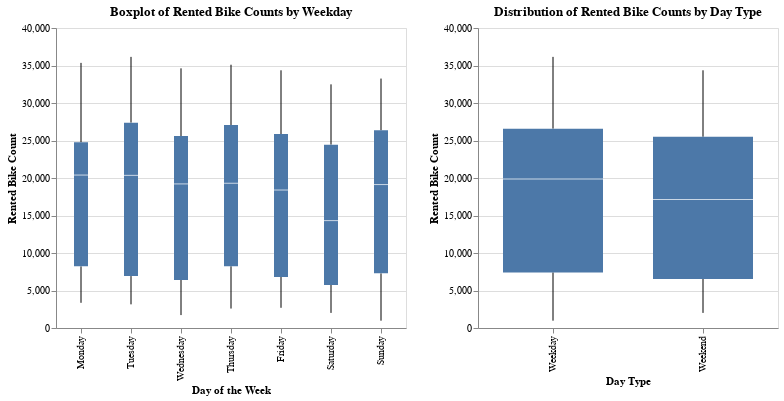

Notebook code for this chart:
### Code cell
daily_bike_sum = FunctionBike.groupby(["Date"])["Rented Bike Count"].sum().reset_index()
daily_bike_sum['Weekday'] = daily_bike_sum['Date'].dt.dayofweek
daily_bike_sum['WeekdayOrNot'] = daily_bike_sum['Weekday'].apply(lambda x: 1 if x < 5 else 0)
daily_bike_sum['WeekdayOrNot'] = daily_bike_sum['WeekdayOrNot'].astype('category')
daily_bike_sum

# Map 'WeekdayOrNot' to more descriptive labels for better readability in the plot
daily_bike_sum['Day Type'] = daily_bike_sum['WeekdayOrNot'].map({1: 'Weekday', 0: 'Weekend'})

# Create the box plot
chart_workday = alt.Chart(daily_bike_sum).mark_boxplot(size = 100).encode(
    x=alt.X('Day Type:N', title='Day Type'),  # Nominally encode the 'Day Type' as the x-axis
    y=alt.Y('Rented Bike Count:Q', title='Rented Bike Count'),  # Quantitatively encode 'Rented Bike Count' as the y-axis,
    #color = 'Day Type'
).properties(
    title='Distribution of Rented Bike Counts by Day Type',
    width = 300
)

(chart_week | chart_workday).display()

### Figure 1 — Vega specification as saved in the notebook (floating-point values rounded to 4 significant figures)
{"$schema": "https://vega.github.io/schema/vega/v5.json", "data": [{"name": "data-26f759651b22ca70e0bd10d60c77f0d3"}, {"name": "data-fe4204a1c17cdfa2e8a58cd9f5cc96ef"}, {"name": "data_1"}, {"name": "data_2"}, {"name": "data_3", "values": []}, {"name": "data_4"}, {"name": "data_6", "values": [{"Weekday Name": "Thursday", "lower_box_Rented Bike Count": 8232.0, "lower_whisker_Rented Bike Count": 2593, "upper_whisker_Rented Bike Count": 35103}, {"Weekday Name": "Friday", "lower_box_Rented Bike Count": 6802.0, "lower_whisker_Rented Bike Count": 2693, "upper_whisker_Rented Bike Count": 34360}, {"Weekday Name": "Saturday", "lower_box_Rented Bike Count": 5736.0, "lower_whisker_Rented Bike Count": 2014, "upper_whisker_Rented Bike Count": 32487}, {"Weekday Name": "Sunday", "lower_box_Rented Bike Count": 7286.0, "lower_whisker_Rented Bike Count": 977, "upper_whisker_Rented Bike Count": 33257}, {"Weekday Name": "Monday", "lower_box_Rented Bike Count": 8219.0, "lower_whisker_Rented Bike Count": 3360, "upper_whisker_Rented Bike Count": 35349}, {"Weekday Name": "Tuesday", "lower_box_Rented Bike Count": 6924.0, "lower_whisker_Rented Bike Count": 3154, "upper_whisker_Rented Bike Count": 36149}, {"Weekday Name": "Wednesday", "lower_box_Rented Bike Count": 6412.0, "lower_whisker_Rented Bike Count": 1721, "upper_whisker_Rented Bike Count": 34621}]}, {"name": "data_7", "values": [{"Weekday Name": "Thursday", "lower_whisker_Rented Bike Count": 2593, "upper_box_Rented Bike Count": 27070.0, "upper_whisker_Rented Bike Count": 35103}, {"Weekday Name": "Friday", "lower_whisker_Rented Bike Count": 2693, "upper_box_Rented Bike Count": 25860.0, "upper_whisker_Rented Bike Count": 34360}, {"Weekday Name": "Saturday", "lower_whisker_Rented Bike Count": 2014, "upper_box_Rented Bike Count": 24450.0, "upper_whisker_Rented Bike Count": 32487}, {"Weekday Name": "Sunday", "lower_whisker_Rented Bike Count": 977, "upper_box_Rented Bike Count": 26350.0, "upper_whisker_Rented Bike Count": 33257}, {"Weekday Name": "Monday", "lower_whisker_Rented Bike Count": 3360, "upper_box_Rented Bike Count": 24760.0, "upper_whisker_Rented Bike Count": 35349}, {"Weekday Name": "Tuesday", "lower_whisker_Rented Bike Count": 3154, "upper_box_Rented Bike Count": 27380.0, "upper_whisker_Rented Bike Count": 36149}, {"Weekday Name": "Wednesday", "lower_whisker_Rented Bike Count": 1721, "upper_box_Rented Bike Count": 25580.0, "upper_whisker_Rented Bike Count": 34621}]}, {"name": "data_8"}, {"name": "data_10", "values": [{"Weekday Name": "Thursday", "lower_box_Rented Bike Count": 8232.0, "max_Rented Bike Count": 35103, "mid_box_Rented Bike Count": 19301, "min_Rented Bike Count": 2593, "upper_box_Rented Bike Count": 27070.0}, {"Weekday Name": "Friday", "lower_box_Rented Bike Count": 6802.0, "max_Rented Bike Count": 34360, "mid_box_Rented Bike Count": 18398, "min_Rented Bike Count": 2693, "upper_box_Rented Bike Count": 25860.0}, {"Weekday Name": "Saturday", "lower_box_Rented Bike Count": 5736.0, "max_Rented Bike Count": 32487, "mid_box_Rented Bike Count": 14319, "min_Rented Bike Count": 2014, "upper_box_Rented Bike Count": 24450.0}, {"Weekday Name": "Sunday", "lower_box_Rented Bike Count": 7286.0, "max_Rented Bike Count": 33257, "mid_box_Rented Bike Count": 19126, "min_Rented Bike Count": 977, "upper_box_Rented Bike Count": 26350.0}, {"Weekday Name": "Monday", "lower_box_Rented Bike Count": 8219.0, "max_Rented Bike Count": 35349, "mid_box_Rented Bike Count": 20392, "min_Rented Bike Count": 3360, "upper_box_Rented Bike Count": 24760.0}, {"Weekday Name": "Tuesday", "lower_box_Rented Bike Count": 6924.0, "max_Rented Bike Count": 36149, "mid_box_Rented Bike Count": 20353, "min_Rented Bike Count": 3154, "upper_box_Rented Bike Count": 27380.0}, {"Weekday Name": "Wednesday", "lower_box_Rented Bike Count": 6412.0, "max_Rented Bike Count": 34621, "mid_box_Rented Bike Count": 19211, "min_Rented Bike Count": 1721, "upper_box_Rented Bike Count": 25580.0}]}, {"name": "data_11", "values": [{"Weekday Name": "Thursday", "lower_box_Rented Bike Count": 8232.0, "max_Rented Bike Count": 35103, "mid_box_Rented Bike Count": 19301, "min_Rented Bike Count": 2593, "upper_box_Rented Bike Count": 27070.0}, {"Weekday Name": "Friday", "lower_box_Rented Bike Count": 6802.0, "max_Rented Bike Count": 34360, "mid_box_Rented Bike Count": 18398, "min_Rented Bike Count": 2693, "upper_box_Rented Bike Count": 25860.0}, {"Weekday Name": "Saturday", "lower_box_Rented Bike Count": 5736.0, "max_Rented Bike Count": 32487, "mid_box_Rented Bike Count": 14319, "min_Rented Bike Count": 2014, "upper_box_Rented Bike Count": 24450.0}, {"Weekday Name": "Sunday", "lower_box_Rented Bike Count": 7286.0, "max_Rented Bike Count": 33257, "mid_box_Rented Bike Count": 19126, "min_Rented Bike Count": 977, "upper_box_Rented Bike Count": 26350.0}, {"Weekday Name": "Monday", "lower_box_Rented Bike Count": 8219.0, "max_Rented Bike Count": 35349, "mid_box_Rented Bike Count": 20392, "min_Rented Bike Count": 3360, "upper_box_Rented Bike Count": 24760.0}, {"Weekday Name": "Tuesday", "lower_box_Rented Bike Count": 6924.0, "max_Rented Bike Count": 36149, "mid_box_Rented Bike Count": 20353, "min_Rented Bike Count": 3154, "upper_box_Rented Bike Count": 27380.0}, {"Weekday Name": "Wednesday", "lower_box_Rented Bike Count": 6412.0, "max_Rented Bike Count": 34621, "mid_box_Rented Bike Count": 19211, "min_Rented Bike Count": 1721, "upper_box_Rented Bike Count": 25580.0}]}, {"name": "data_13"}, {"name": "data_14", "values": []}, {"name": "data_15"}, {"name": "data_16", "values": [{"Day Type": "Weekday", "lower_box_Rented Bike Count": 7416.0, "lower_whisker_Rented Bike Count": 977, "upper_whisker_Rented Bike Count": 36149}, {"Day Type": "Weekend", "lower_box_Rented Bike Count": 6531.0, "lower_whisker_Rented Bike Count": 2014, "upper_whisker_Rented Bike Count": 34360}]}, {"name": "data_17", "values": [{"Day Type": "Weekday", "lower_whisker_Rented Bike Count": 977, "upper_box_Rented Bike Count": 26580.0, "upper_whisker_Rented Bike Count": 36149}, {"Day Type": "Weekend", "lower_whisker_Rented Bike Count": 2014, "upper_box_Rented Bike Count": 25500.0, "upper_whisker_Rented Bike Count": 34360}]}, {"name": "data_18"}, {"name": "data_19", "values": [{"Day Type": "Weekday", "lower_box_Rented Bike Count": 7416.0, "max_Rented Bike Count": 36149, "mid_box_Rented Bike Count": 19877, "min_Rented Bike Count": 977, "upper_box_Rented Bike Count": 26580.0}, {"Day Type": "Weekend", "lower_box_Rented Bike Count": 6531.0, "max_Rented Bike Count": 34360, "mid_box_Rented Bike Count": 17134, "min_Rented Bike Count": 2014, "upper_box_Rented Bike Count": 25500.0}]}, {"name": "data_20", "values": [{"Day Type": "Weekday", "lower_box_Rented Bike Count": 7416.0, "max_Rented Bike Count": 36149, "mid_box_Rented Bike Count": 19877, "min_Rented Bike Count": 977, "upper_box_Rented Bike Count": 26580.0}, {"Day Type": "Weekend", "lower_box_Rented Bike Count": 6531.0, "max_Rented Bike Count": 34360, "mid_box_Rented Bike Count": 17134, "min_Rented Bike Count": 2014, "upper_box_Rented Bike Count": 25500.0}]}, {"name": "data_2_concat_0_x_domain_Weekday Name_0", "values": []}, {"name": "data_4_concat_0_x_domain_Weekday Name_1", "values": [{"Weekday Name": "Thursday", "sort_field": 3.0}, {"Weekday Name": "Friday", "sort_field": 4.0}, {"Weekday Name": "Saturday", "sort_field": 5.0}, {"Weekday Name": "Sunday", "sort_field": 6.0}, {"Weekday Name": "Monday", "sort_field": 0.0}, {"Weekday Name": "Tuesday", "sort_field": 1.0}, {"Weekday Name": "Wednesday", "sort_field": 2.0}]}, {"name": "data_8_concat_0_x_domain_Weekday Name_2", "values": [{"Weekday Name": "Thursday", "sort_field": 3.0}, {"Weekday Name": "Friday", "sort_field": 4.0}, {"Weekday Name": "Saturday", "sort_field": 5.0}, {"Weekday Name": "Sunday", "sort_field": 6.0}, {"Weekday Name": "Monday", "sort_field": 0.0}, {"Weekday Name": "Tuesday", "sort_field": 1.0}, {"Weekday Name": "Wednesday", "sort_field": 2.0}]}, {"name": "data_14_concat_1_x_domain_Day Type_0", "values": []}, {"name": "data_16_concat_1_x_domain_Day Type_1", "values": [{"Day Type": "Weekday"}, {"Day Type": "Weekend"}]}, {"name": "data_17_concat_1_x_domain_Day Type_2", "values": [{"Day Type": "Weekday"}, {"Day Type": "Weekend"}]}, {"name": "data_19_concat_1_x_domain_Day Type_3", "values": [{"Day Type": "Weekday"}, {"Day Type": "Weekend"}]}, {"name": "data_20_concat_1_x_domain_Day Type_4", "values": [{"Day Type": "Weekday"}, {"Day Type": "Weekend"}]}], "signals": [{"name": "concat_0_width", "value": 350}, {"name": "concat_1_width", "value": 300}], "marks": [{"type": "group", "name": "concat_0_group", "encode": {"update": {"height": {"signal": "height"}, "width": {"signal": "concat_0_width"}}}, "marks": [{"type": "symbol", "name": "concat_0_layer_0_layer_0_marks", "from": {"data": "data_3"}, "encode": {"update": {"opacity": {"value": 0.7}, "description": {"signal": "\"Day of the Week: \" + (isValid(datum[\"Weekday Name\"]) ? datum[\"Weekday Name\"] : \"\"+datum[\"Weekday Name\"]) + \"; Rented Bike Count: \" + (format(datum[\"Rented Bike Count\"], \"\"))"}, "fill": {"value": "transparent"}, "ariaRoleDescription": {"value": "point"}, "stroke": {"value": "#4c78a8"}, "x": {"field": "Weekday Name", "scale": "concat_0_x", "band": 0.5}, "y": {"field": "Rented Bike Count", "scale": "concat_0_y"}}}, "style": ["point", "boxplot-outliers"]}, {"type": "rule", "name": "concat_0_layer_0_layer_1_layer_0_marks", "from": {"data": "data_6"}, "encode": {"update": {"stroke": {"value": "black"}, "y": {"field": "lower_whisker_Rented Bike Count", "scale": "concat_0_y"}, "y2": {"field": "lower_box_Rented Bike Count", "scale": "concat_0_y"}, "x": {"field": "Weekday Name", "scale": "concat_0_x", "band": 0.5}, "tooltip": {"signal": "{\"Upper Whisker of Rented Bike Count\": format(datum[\"upper_whisker_Rented Bike Count\"], \"\"), \"Lower Whisker of Rented Bike Count\": format(datum[\"lower_whisker_Rented Bike Count\"], \"\"), \"Day of the Week\": isValid(datum[\"Weekday Name\"]) ? datum[\"Weekday Name\"] : \"\"+datum[\"Weekday Name\"]}"}}}, "aria": false, "style": ["rule", "boxplot-rule"]}, {"type": "rule", "name": "concat_0_layer_0_layer_1_layer_1_marks", "from": {"data": "data_7"}, "encode": {"update": {"stroke": {"value": "black"}, "x": {"field": "Weekday Name", "scale": "concat_0_x", "band": 0.5}, "y2": {"field": "upper_whisker_Rented Bike Count", "scale": "concat_0_y"}, "y": {"field": "upper_box_Rented Bike Count", "scale": "concat_0_y"}, "tooltip": {"signal": "{\"Upper Whisker of Rented Bike Count\": format(datum[\"upper_whisker_Rented Bike Count\"], \"\"), \"Lower Whisker of Rented Bike Count\": format(datum[\"lower_whisker_Rented Bike Count\"], \"\"), \"Day of the Week\": isValid(datum[\"Weekday Name\"]) ? datum[\"Weekday Name\"] : \"\"+datum[\"Weekday Name\"]}"}}}, "style": ["rule", "boxplot-rule"], "aria": false}, {"type": "rect", "name": "concat_0_layer_1_layer_0_marks", "from": {"data": "data_10"}, "encode": {"update": {"tooltip": {"signal": "{\"Max of Rented Bike Count\": format(datum[\"max_Rented Bike Count\"], \"\"), \"Q3 of Rented Bike Count\": format(datum[\"upper_box_Rented Bike Count\"], \"\"), \"Median of Rented Bike Count\": format(datum[\"mid_box_Rented Bike Count\"], \"\"), \"Q1 of Rented Bike Count\": format(datum[\"lower_box_Rented Bike Count\"], \"\"), \"Min of Rented Bike Count\": format(datum[\"min_Rented Bike Count\"], \"\"), \"Day of the Week\": isValid(datum[\"Weekday Name\"]) ? datum[\"Weekday Name\"] : \"\"+datum[\"Weekday Name\"]}"}, "xc": {"field": "Weekday Name", "scale": "concat_0_x", "band": 0.5}, "ariaRoleDescription": {"value": "box"}, "y2": {"field": "upper_box_Rented Bike Count", "scale": "concat_0_y"}, "description": {"signal": "\"Day of the Week: \" + (isValid(datum[\"Weekday Name\"]) ? datum[\"Weekday Name\"] : \"\"+datum[\"Weekday Name\"]) + \"; Rented Bike Count: \" + (format(datum[\"lower_box_Rented Bike Count\"], \"\")) + \"; upper_box_Rented Bike Count: \" + (format(datum[\"upper_box_Rented Bike Count\"], \"\")) + \"; Max of Rented Bike Count: \" + (format(datum[\"max_Rented Bike Count\"], \"\")) + \"; Q3 of Rented Bike Count: \" + (format(datum[\"upper_box_Rented Bike Count\"], \"\")) + \"; Median of Rented Bike Count: \" + (format(datum[\"mid_box_Rented Bike Count\"], \"\")) + \"; Q1 of Rented Bike Count: \" + (format(datum[\"lower_box_Rented Bike Count\"], \"\")) + \"; Min of Rented Bike Count: \" + (format(datum[\"min_Rented Bike Count\"], \"\"))"}, "y": {"field": "lower_box_Rented Bike Count", "scale": "concat_0_y"}, "width": {"value": 14}, "fill": {"value": "#4c78a8"}}}, "style": ["bar", "boxplot-box"]}, {"type": "rect", "name": "concat_0_layer_1_layer_1_marks", "from": {"data": "data_11"}, "encode": {"update": {"tooltip": {"signal": "{\"Max of Rented Bike Count\": format(datum[\"max_Rented Bike Count\"], \"\"), \"Q3 of Rented Bike Count\": format(datum[\"upper_box_Rented Bike Count\"], \"\"), \"Median of Rented Bike Count\": format(datum[\"mid_box_Rented Bike Count\"], \"\"), \"Q1 of Rented Bike Count\": format(datum[\"lower_box_Rented Bike Count\"], \"\"), \"Min of Rented Bike Count\": format(datum[\"min_Rented Bike Count\"], \"\"), \"Day of the Week\": isValid(datum[\"Weekday Name\"]) ? datum[\"Weekday Name\"] : \"\"+datum[\"Weekday Name\"]}"}, "width": {"value": 14}, "fill": {"value": "white"}, "height": {"value": 1}, "opacity": {"value": 0.7}, "xc": {"field": "Weekday Name", "scale": "concat_0_x", "band": 0.5}, "yc": {"field": "mid_box_Rented Bike Count", "scale": "concat_0_y"}}}, "style": ["tick", "boxplot-median"], "aria": false}], "axes": [{"scale": "concat_0_y", "maxExtent": 0, "tickCount": {"signal": "ceil(height/40)"}, "minExtent": 0, "grid": true, "orient": "left", "domain": false, "aria": false, "ticks": false, "labels": false, "gridScale": "concat_0_x", "zindex": 0}, {"scale": "concat_0_x", "grid": false, "orient": "bottom", "title": "Day of the Week", "labelAngle": 270, "labelAlign": "right", "labelBaseline": "middle", "zindex": 0}, {"scale": "concat_0_y", "title": "Rented Bike Count", "tickCount": {"signal": "ceil(height/40)"}, "zindex": 0, "grid": false, "orient": "left", "labelOverlap": true}], "title": {"text": "Boxplot of Rented Bike Counts by Weekday", "frame": "group"}, "style": "cell"}, {"type": "group", "name": "concat_1_group", "encode": {"update": {"width": {"signal": "concat_1_width"}, "height": {"signal": "height"}}}, "marks": [{"type": "symbol", "name": "concat_1_layer_0_layer_0_marks", "from": {"data": "data_14"}, "encode": {"update": {"x": {"field": "Day Type", "scale": "concat_1_x", "band": 0.5}, "ariaRoleDescription": {"value": "point"}, "y": {"field": "Rented Bike Count", "scale": "concat_1_y"}, "description": {"signal": "\"Day Type: \" + (isValid(datum[\"Day Type\"]) ? datum[\"Day Type\"] : \"\"+datum[\"Day Type\"]) + \"; Rented Bike Count: \" + (format(datum[\"Rented Bike Count\"], \"\"))"}, "fill": {"value": "transparent"}, "opacity": {"value": 0.7}, "stroke": {"value": "#4c78a8"}}}, "style": ["point", "boxplot-outliers"]}, {"type": "rule", "name": "concat_1_layer_0_layer_1_layer_0_marks", "from": {"data": "data_16"}, "encode": {"update": {"y": {"field": "lower_whisker_Rented Bike Count", "scale": "concat_1_y"}, "x": {"field": "Day Type", "scale": "concat_1_x", "band": 0.5}, "stroke": {"value": "black"}, "tooltip": {"signal": "{\"Upper Whisker of Rented Bike Count\": format(datum[\"upper_whisker_Rented Bike Count\"], \"\"), \"Lower Whisker of Rented Bike Count\": format(datum[\"lower_whisker_Rented Bike Count\"], \"\"), \"Day Type\": isValid(datum[\"Day Type\"]) ? datum[\"Day Type\"] : \"\"+datum[\"Day Type\"]}"}, "y2": {"field": "lower_box_Rented Bike Count", "scale": "concat_1_y"}}}, "aria": false, "style": ["rule", "boxplot-rule"]}, {"type": "rule", "name": "concat_1_layer_0_layer_1_layer_1_marks", "from": {"data": "data_17"}, "encode": {"update": {"y2": {"field": "upper_whisker_Rented Bike Count", "scale": "concat_1_y"}, "x": {"field": "Day Type", "scale": "concat_1_x", "band": 0.5}, "stroke": {"value": "black"}, "y": {"field": "upper_box_Rented Bike Count", "scale": "concat_1_y"}, "tooltip": {"signal": "{\"Upper Whisker of Rented Bike Count\": format(datum[\"upper_whisker_Rented Bike Count\"], \"\"), \"Lower Whisker of Rented Bike Count\": format(datum[\"lower_whisker_Rented Bike Count\"], \"\"), \"Day Type\": isValid(datum[\"Day Type\"]) ? datum[\"Day Type\"] : \"\"+datum[\"Day Type\"]}"}}}, "aria": false, "style": ["rule", "boxplot-rule"]}, {"type": "rect", "name": "concat_1_layer_1_layer_0_marks", "from": {"data": "data_19"}, "encode": {"update": {"fill": {"value": "#4c78a8"}, "ariaRoleDescription": {"value": "box"}, "tooltip": {"signal": "{\"Max of Rented Bike Count\": format(datum[\"max_Rented Bike Count\"], \"\"), \"Q3 of Rented Bike Count\": format(datum[\"upper_box_Rented Bike Count\"], \"\"), \"Median of Rented Bike Count\": format(datum[\"mid_box_Rented Bike Count\"], \"\"), \"Q1 of Rented Bike Count\": format(datum[\"lower_box_Rented Bike Count\"], \"\"), \"Min of Rented Bike Count\": format(datum[\"min_Rented Bike Count\"], \"\"), \"Day Type\": isValid(datum[\"Day Type\"]) ? datum[\"Day Type\"] : \"\"+datum[\"Day Type\"]}"}, "description": {"signal": "\"Day Type: \" + (isValid(datum[\"Day Type\"]) ? datum[\"Day Type\"] : \"\"+datum[\"Day Type\"]) + \"; Rented Bike Count: \" + (format(datum[\"lower_box_Rented Bike Count\"], \"\")) + \"; upper_box_Rented Bike Count: \" + (format(datum[\"upper_box_Rented Bike Count\"], \"\")) + \"; Max of Rented Bike Count: \" + (format(datum[\"max_Rented Bike Count\"], \"\")) + \"; Q3 of Rented Bike Count: \" + (format(datum[\"upper_box_Rented Bike Count\"], \"\")) + \"; Median of Rented Bike Count: \" + (format(datum[\"mid_box_Rented Bike Count\"], \"\")) + \"; Q1 of Rented Bike Count: \" + (format(datum[\"lower_box_Rented Bike Count\"], \"\")) + \"; Min of Rented Bike Count: \" + (format(datum[\"min_Rented Bike Count\"], \"\"))"}, "xc": {"field": "Day Type", "scale": "concat_1_x", "band": 0.5}, "y": {"field": "lower_box_Rented Bike Count", "scale": "concat_1_y"}, "y2": {"field": "upper_box_Rented Bike Count", "scale": "concat_1_y"}, "width": {"value": 100}}}, "style": ["bar", "boxplot-box"]}, {"type": "rect", "name": "concat_1_layer_1_layer_1_marks", "from": {"data": "data_20"}, "encode": {"update": {"tooltip": {"signal": "{\"Max of Rented Bike Count\": format(datum[\"max_Rented Bike Count\"], \"\"), \"Q3 of Rented Bike Count\": format(datum[\"upper_box_Rented Bike Count\"], \"\"), \"Median of Rented Bike Count\": format(datum[\"mid_box_Rented Bike Count\"], \"\"), \"Q1 of Rented Bike Count\": format(datum[\"lower_box_Rented Bike Count\"], \"\"), \"Min of Rented Bike Count\": format(datum[\"min_Rented Bike Count\"], \"\"), \"Day Type\": isValid(datum[\"Day Type\"]) ? datum[\"Day Type\"] : \"\"+datum[\"Day Type\"]}"}, "xc": {"field": "Day Type", "scale": "concat_1_x", "band": 0.5}, "fill": {"value": "white"}, "width": {"value": 100}, "yc": {"field": "mid_box_Rented Bike Count", "scale": "concat_1_y"}, "height": {"value": 1}, "opacity": {"value": 0.7}}}, "style": ["tick", "boxplot-median"], "aria": false}], "axes": [{"scale": "concat_1_y", "maxExtent": 0, "zindex": 0, "ticks": false, "tickCount": {"signal": "ceil(height/40)"}, "gridScale": "concat_1_x", "domain": false, "labels": false, "minExtent": 0, "aria": false, "orient": "left", "grid": true}, {"scale": "concat_1_x", "labelAngle": 270, "title": "Day Type", "labelBaseline": "middle", "labelAlign": "right", "zindex": 0, "orient": "bottom", "grid": false}, {"scale": "concat_1_y", "tickCount": {"signal": "ceil(height/40)"}, "zindex": 0, "labelOverlap": true, "title": "Rented Bike Count", "orient": "left", "grid": false}], "title": {"text": "Distribution of Rented Bike Counts by Day Type", "frame": "group"}, "style": "cell"}], "scales": [{"name": "concat_0_x", "type": "band", "domain": {"fields": [{"data": "data_2_concat_0_x_domain_Weekday Name_0", "field": "Weekday Name"}, {"data": "data_4_concat_0_x_domain_Weekday Name_1", "field": "Weekday Name"}, {"data": "data_8_concat_0_x_domain_Weekday Name_2", "field": "Weekday Name"}], "sort": {"op": "max", "field": "sort_field"}}, "range": [0, {"signal": "concat_0_width"}], "paddingInner": 0, "paddingOuter": 0}, {"name": "concat_0_y", "type": "linear", "domain": {"fields": [{"data": "data_3", "field": "Rented Bike Count"}, {"data": "data_6", "field": "lower_whisker_Rented Bike Count"}, {"data": "data_6", "field": "lower_box_Rented Bike Count"}, {"data": "data_7", "field": "upper_box_Rented Bike Count"}, {"data": "data_7", "field": "upper_whisker_Rented Bike Count"}, {"data": "data_10", "field": "lower_box_Rented Bike Count"}, {"data": "data_10", "field": "upper_box_Rented Bike Count"}, {"data": "data_11", "field": "mid_box_Rented Bike Count"}]}, "range": [{"signal": "height"}, 0], "nice": true, "zero": true}, {"name": "concat_1_x", "type": "band", "domain": {"fields": [{"data": "data_14_concat_1_x_domain_Day Type_0", "field": "Day Type"}, {"data": "data_16_concat_1_x_domain_Day Type_1", "field": "Day Type"}, {"data": "data_17_concat_1_x_domain_Day Type_2", "field": "Day Type"}, {"data": "data_19_concat_1_x_domain_Day Type_3", "field": "Day Type"}, {"data": "data_20_concat_1_x_domain_Day Type_4", "field": "Day Type"}], "sort": true}, "range": [0, {"signal": "concat_1_width"}], "paddingOuter": 0, "paddingInner": 0}, {"name": "concat_1_y", "type": "linear", "domain": {"fields": [{"data": "data_14", "field": "Rented Bike Count"}, {"data": "data_16", "field": "lower_whisker_Rented Bike Count"}, {"data": "data_16", "field": "lower_box_Rented Bike Count"}, {"data": "data_17", "field": "upper_box_Rented Bike Count"}, {"data": "data_17", "field": "upper_whisker_Rented Bike Count"}, {"data": "data_19", "field": "lower_box_Rented Bike Count"}, {"data": "data_19", "field": "upper_box_Rented Bike Count"}, {"data": "data_20", "field": "mid_box_Rented Bike Count"}]}, "range": [{"signal": "height"}, 0], "nice": true, "zero": true}], "height": 300, "background": "white", "padding": 5, "layout": {"padding": 20, "bounds": "full", "align": "each"}}
